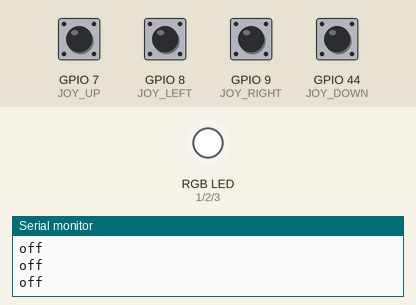
The sketch below on a simulated ESP32-S3. Shown: an RGB LED mixed from three pins (HIGH = lit), the last lines printed to the serial monitor. The inputs (shaded band) are chosen by the test bench; at power-on: GPIO 7 (JOY_UP), GPIO 8 (JOY_LEFT), GPIO 9 (JOY_RIGHT), GPIO 44 (JOY_DOWN) HIGH.

Above: at 1.2 s.
1.3 s: GPIO 7 (JOY_UP) pulled LOW for 0.15 s
At 1.39 s:
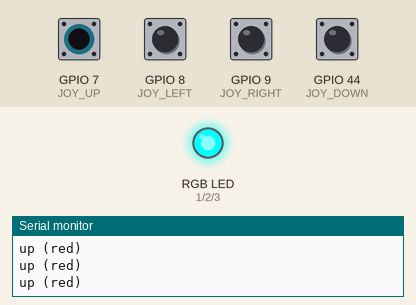
2.9 s: GPIO 8 (JOY_LEFT) pulled LOW for 0.15 s
At 2.99 s:
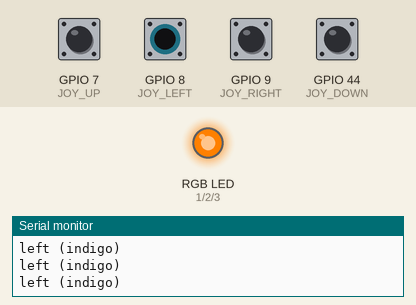
4.5 s: GPIO 9 (JOY_RIGHT) pulled LOW for 0.15 s
At 4.58 s:
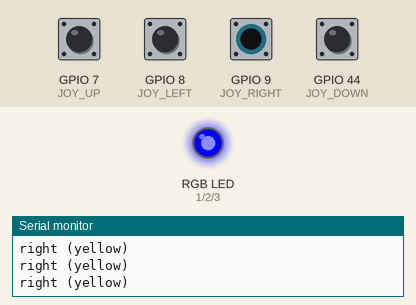
6.1 s: GPIO 44 (JOY_DOWN) pulled LOW for 0.15 s
At 6.18 s:
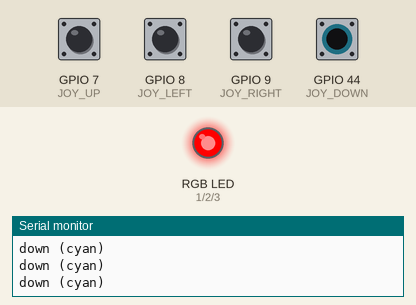
7.7 s: GPIO 7 (JOY_UP) pulled LOW for 1 s
At 9.2 s:
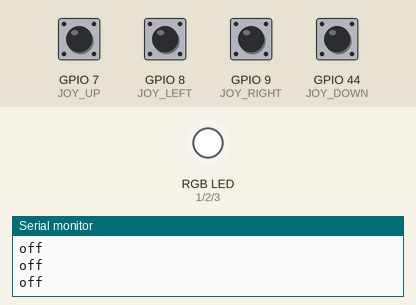
10.2 s: GPIO 7 (JOY_UP) driven LOW and GPIO 8 (JOY_LEFT) driven LOW
At 10.6 s:
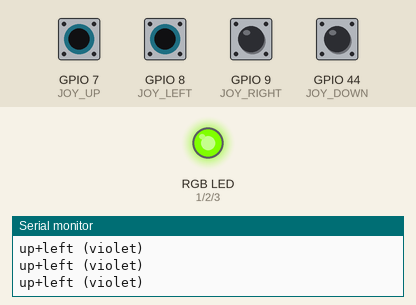
Timing chart, 0 to 12.7 s (numbered marks = the images above; inputs shaded):
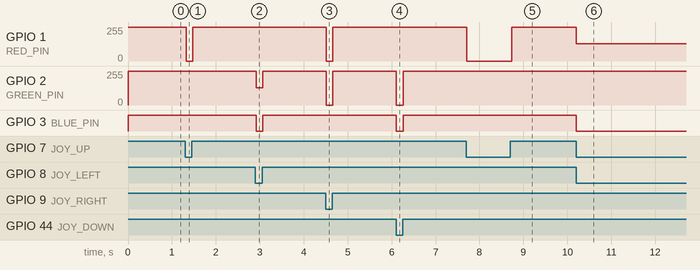

The sketch:

colorwheel.ino
```cpp
// Simple ESP32 sketch: RGB LED controlled by 4-direction joystick

// Pin assignment for RGB LED (common cathode assumed)
const int RED_PIN = 1;
const int GREEN_PIN = 2;
const int BLUE_PIN = 3;

// Joystick pins (digital directions)
const int JOY_UP = 7;
const int JOY_LEFT = 8;
const int JOY_RIGHT = 9;
const int JOY_DOWN = 44;

void setup() {
    Serial.begin(115200);

  // Set RGB pins as output
  pinMode(RED_PIN, OUTPUT);
  pinMode(GREEN_PIN, OUTPUT);
  pinMode(BLUE_PIN, OUTPUT);

  // Set joystick pins as input (with internal pull-up)
  pinMode(JOY_UP, INPUT_PULLUP);
  pinMode(JOY_DOWN, INPUT_PULLUP);
  pinMode(JOY_LEFT, INPUT_PULLUP);
  pinMode(JOY_RIGHT, INPUT_PULLUP);

  // Initialize LED off
  setColor(0,0,0);
}

// Helper to set RGB LED using PWM (analogWrite), supports color mixing with values 0-255
void setColor(float r, float g, float b) {
  // Clamp values and scale if input is normalized (0.0-1.0)
  int red = (r > 1.0) ? int(r) : int(r * 255.0);
  int green = (g > 1.0) ? int(g) : int(g * 255.0);
  int blue = (b > 1.0) ? int(b) : int(b * 255.0);

  red = constrain(red, 0, 255);
  green = constrain(green, 0, 255);
  blue = constrain(blue, 0, 255);

  analogWrite(RED_PIN,   255 - red);    // invert for common cathode
  analogWrite(GREEN_PIN, 255 - green);
  analogWrite(BLUE_PIN,  255 - blue);
}

void loop() {
  // Joystick directions are LOW when pressed (active low)
  bool up = digitalRead(JOY_UP) == LOW;
  bool down = digitalRead(JOY_DOWN) == LOW;
  bool left = digitalRead(JOY_LEFT) == LOW;
  bool right = digitalRead(JOY_RIGHT) == LOW;

  // Diagonal color logic & clockwise rainbow:
  // Map: UP -> Red, UP+RIGHT -> Orange, RIGHT -> Yellow, DOWN+RIGHT -> Green, DOWN -> Cyan, DOWN+LEFT -> Blue, LEFT -> Indigo, UP+LEFT -> Violet

  // Detect diagonals (two pressed at once)
  if (up && right) {
    Serial.print("up+right (orange)\n");
    setColor(1, 0.5, 0); // Orange
  } else if (right && down) {
    Serial.print("down+right (green)\n");
    setColor(0, 1, 0.5); // Green (slightly cyan for distinction)
  } else if (down && left) {
    Serial.print("down+left (blue)\n");
    setColor(0, 0, 1);   // Blue
  } else if (left && up) {
    Serial.print("up+left (violet)\n");
    setColor(0.5, 0, 1); // Violet
  } else if (up) {
    Serial.print("up (red)\n");
    setColor(1, 0, 0);   // Red
  } else if (right) {
    Serial.print("right (yellow)\n");
    setColor(1, 1, 0);   // Yellow
  } else if (down) {
    Serial.print("down (cyan)\n");
    setColor(0, 1, 1);   // Cyan
  } else if (left) {
    Serial.print("left (indigo)\n");
    setColor(0, 0.5, 1); // Indigo
  } else {
    Serial.print("off\n");
    setColor(0, 0, 0);   // Off
  }

  delay(30); // debounce / poll rate
}
```

Measured:
- after the input at 1.3 s, GPIO 1 (RED_PIN): 255/255 → 0/255 at once, → 255/255 0.15 s later
- after the input at 2.9 s, GPIO 2 (GREEN_PIN): 255/255 → 128/255 at once, → 255/255 0.15 s later; GPIO 3 (BLUE_PIN): HIGH → LOW at once, → HIGH 0.15 s later
- after the input at 4.5 s, GPIO 1 (RED_PIN), GPIO 2 (GREEN_PIN): 255/255 → 0/255 at once, → 255/255 0.15 s later
- after the input at 6.1 s, GPIO 2 (GREEN_PIN): 255/255 → 0/255 at once, → 255/255 0.15 s later; GPIO 3 (BLUE_PIN): HIGH → LOW at once, → HIGH 0.15 s later
- after the input at 7.7 s, GPIO 1 (RED_PIN): 255/255 → 0/255 at once, → 255/255 1.0 s later
- after the input at 10.2 s, GPIO 1 (RED_PIN): 255/255 → 128/255 at once; GPIO 3 (BLUE_PIN): HIGH → LOW at once
